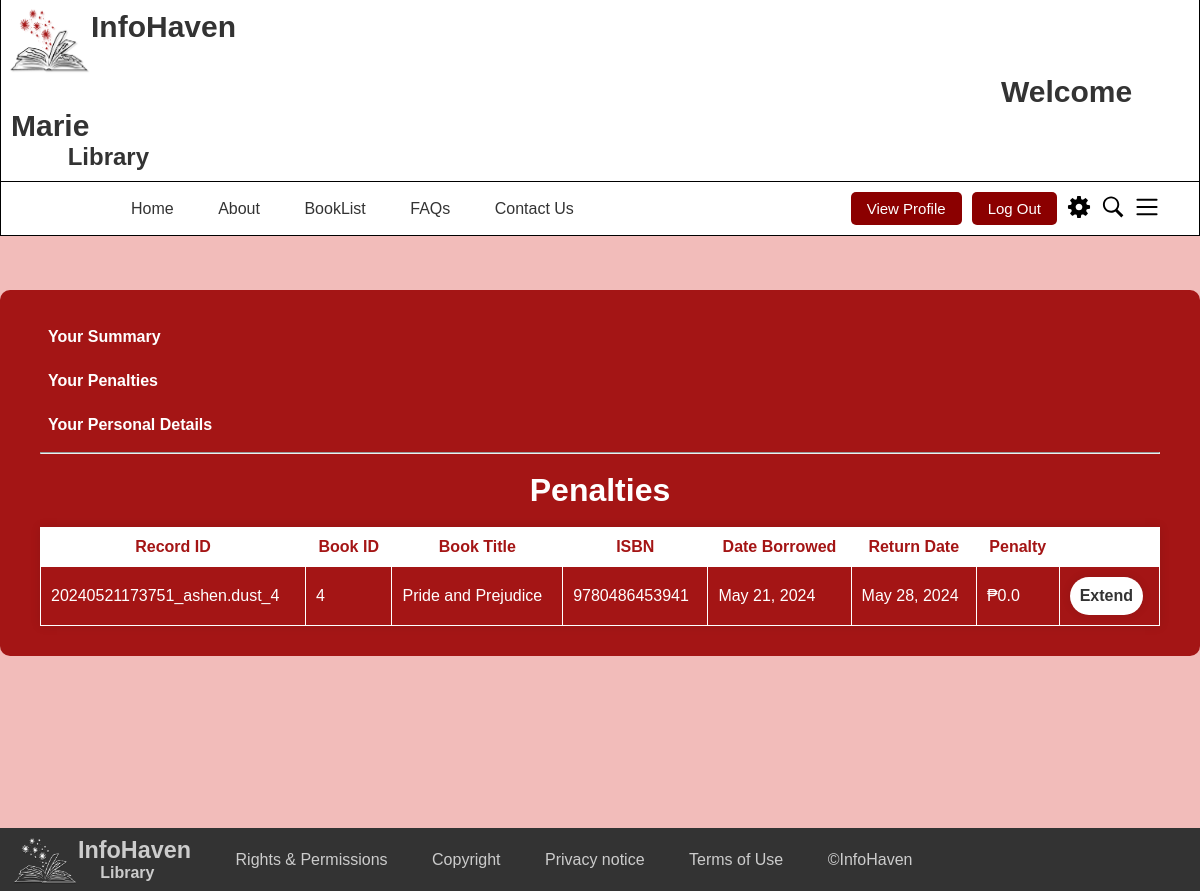
Page /Penalties (signed in) on the committed database.
### InfoHaven_App/models.py (models this page shows, shortened)
class BorrowingRecord(models.Model):
    Record_ID = models.CharField(primary_key=True, unique=True, max_length=50)
    book_id = models.ForeignKey('Book', on_delete=models.PROTECT)
    Member_ID = models.CharField(max_length=50)
    date_borrowed = models.DateField(default=None)
    return_date = models.DateField(default=None)
    date_returned = models.DateField(null=True, blank=True)
    penalty = models.DecimalField(max_digits=5, decimal_places=2, default=0.00)
    isReturned = models.IntegerField(default=0)
    isAccepted = models.IntegerField(default=0)
    isRequested = models.IntegerField(default=0)
    def calculate_money_penalty(self):
        if not self.isReturned and self.return_date:
            days_overdue = (date.today() - self.return_date).days
            if days_overdue > 0:
                self.penalty = days_overdue * 20.00
            else:
                self.penalty = 0.00
        else:
            self.penalty = 0.00

class Book(models.Model):
    book_id = models.CharField(primary_key=True, unique=True, max_length=50)
    author_id = models.CharField(max_length=50)
    title = models.CharField(max_length=255)
    summary = models.TextField(null=True, blank=True)
    author = models.CharField(max_length=255)
    publisher = models.CharField(max_length=255)
    classification = models.CharField(max_length=255)
    date_published = models.DateField()
    isbn = models.CharField(max_length=13, unique=True)
    status = models.CharField(max_length=50)
    borrower = models.CharField(max_length=50, blank=True, null=True)

### InfoHaven_App/views.py (the view)
# urls.py: path('Penalties', views.penalties, name='penalties'),
def penalties(request):
    if 'member_id' in request.session:
        member_id = request.session['member_id']
        member_borrowed_books = BorrowingRecord.objects.filter(Member_ID=member_id, isReturned=0, isAccepted=1)
        for record in member_borrowed_books:
            record.calculate_money_penalty()
        context = {
            'borrowed_books': member_borrowed_books,
        }
        return render(request, 'InfoHaven_App/penalties.html', context)
    return render(request, 'InfoHaven_App/penalties.html')

### templates/InfoHaven_App/penalties.html (shortened to what this page needs)
<!DOCTYPE html>
<html lang="en">
    <head>
          {% load static %}
          <link rel="stylesheet" href="{% static 'styles.css' %}">
      </head>
<body>
    <header style="padding: 0;">
        <div class="bordering2">
            <img src="{% static 'logo.png' %}" alt="logo" class="logo">
            <h1 class="element" style="padding-left: 10px; padding-top: 10px; font-size: 30px;">
                InfoHaven
                {% if request.session.member_type == 0 %}
                    <span style="padding-left: 990px;">Welcome {{ request.session.member_fname }}</span>
                {% else %}
                    <span style="padding-left: 990px;">Welcome Admin</span>
                {% endif %}
            </h1>
            <h2 class="element" style="padding-left: 40px; padding-bottom: 10px;">&nbsp;&nbsp;&nbsp;&nbsp;Library</h2>
        </div>
        <nav class="bordering">
            <ul class="menu">
                <li><a href="/Start_Logged">Home</a></li>
                <li><a href="/About">About</a></li>
                {% if request.session.member_type == 0 %}
                    <li><a href="/Dashboard">BookList</a></li>
                {% else %}
                    <li><a href="/DashboardAdmin">BookList</a></li>
                {% endif %}
                <li><a href="#faqs">FAQs</a></li>
                <li><a href="#contact">Contact Us</a></li>
            </ul>
            <div class="user-actions">
              <a href="/profile">
                  <button id="sign-in">View Profile</button>
              </a>
                <a href="/Logout">
                    <button id="sign-in">Log Out</button>
                </a>
                <div id="settings-icon">
                  <img src="{% static 'settings.svg' %}" alt="Settings Icon" id="settings-button">
              </div>
                <div id="search-icon">
                    <img src="{% static 'search.svg' %}" alt="Search Icon">
                </div>
                <div id="menu-icon">
                    <img src="{% static 'menu.svg' %}" alt="Menu Icon">
                </div>
            </div>
        </nav>
    </header>
    <main style="background-color: #F2BCBA; min-height: 74vh;">
        <br><br><br>
        <div class="dbu_wrapper" style="display: flex; flex-direction: column;">
            <ul class="link-list">
                <li class="list-item">
                    <a href="/profile" class="list-link">Your Summary</a>
                </li>
                <li class="list-item">
                    <a href="/Penalties" class="list-link">Your Penalties</a>
                </li>
                <li class="list-item">
                    <a href="#" class="list-link">Your Personal Details</a>
                </li>
            </ul>
            <hr><br>
            <h1 style="align-self: center;">Penalties</h1>
          <br>
          <table class="table table-striped table-bordered table-hover center">
              <thead>
                  <tr>
                      <th>Record ID</th>
                      <th>Book ID</th>
                      <th>Book Title</th>
                      <th>ISBN</th>
                      <th>Date Borrowed</th>
                      <th>Return Date</th>
                      <th>Penalty</th>
                      <th></th>
                  </tr>
              </thead>
              <tbody>
                  {% for record in borrowed_books %}
                      <tr>
                          <td>{{ record.Record_ID }}</td>
                          <td>{{ record.book_id.book_id }}</td>
                          <td>{{ record.book_id.title }}</td>
                          <td>{{ record.book_id.isbn }}</td>
                          <td>{{ record.date_borrowed }}</td>
                          <td>{{ record.return_date }}</td>
                          <td>₱{{ record.penalty }}</td>
                          <td>
                                <button class="btn" onclick="confirmExtension('{{ record.Record_ID }}', '{{record.penalty}}')">Extend</button>
                          </td>
                      </tr>
                      {% empty %}
                       <tr>
                        <td colspan="8">No Penalties</td>
                       </tr>
                   {% endfor %}
              </tbody>
          </table>
    </div>
      </main>
      <footer>
        <img src="{% static 'imglogo2.png' %}" alt="Image logo" style="width: 70px; height: 55px; float: left; margin-top: -5px; margin-left: 8px;">
        <div>
            <div class="library-name">
            <h3 class="element">InfoHaven</h3><h4 class="element" style="font-size:medium;">&nbsp;&nbsp;&nbsp;&nbsp;&nbsp;Library</h4>
            </div>
            <ul class="footer-links">
                <li><a href="#">Rights & Permissions</a></li>
                <li><a href="#">Copyright</a></li>
                <li><a href="#">Privacy notice</a></li>
                <li><a href="#">Terms of Use</a></li>
                <li><a href="#">&#169;InfoHaven</a></li>
            </ul>
        </div>
    </footer>
</body>
</html>

### static/styles.css (style rules this page uses)
body { font-family: Arial, sans-serif; margin: 0; padding: 0; }
nav { display: flex; justify-content: space-between; align-items: center; margin: 0 auto; padding: 0 20px; }
footer { background-color: #333; color: #CCC; padding: 9px 0; }
.logo { width: 90px; height: 75px; float: left; }
.element { margin: 0; padding: 0; }
.bordering { padding: 10px; border-top: none; border-right: 1px solid black; border-bottom: 1px solid black; border-left: 1px solid black; }
.bordering2 { border-top: none; border-right: 1px solid black; border-bottom: 1px solid black; border-left: 1px solid black; }
.menu { list-style-type: none; padding: 0; margin-left: 100px; }
.menu li { display: inline; margin-left: 20px; margin-right: 20px; }
.menu li a { text-decoration: none; color: #333; }
.user-actions { display: flex; align-items: center; margin-right: 20px; }
.library-name, .footer-links { display: inline-block; vertical-align: middle; margin: 0; }
.library-name { font-size: 20px; margin-right: 20px; }
.footer-links { list-style: none; padding: 0; }
.footer-links li { margin-right: 20px; display: inline; margin-left: 20px ; }
.footer-links a { color: #CCC; text-decoration: none; }
#sign-up, #sign-in { margin-right: 10px; background-color: darkred; color: #fff; border: none; padding: 8px 16px; cursor: pointer; border-radius: 5px; font-size: 15px; }
#search-icon { margin-right: 10px; cursor: pointer; }
#search-icon img { width: 24px; height: 24px; }
#menu-icon { margin-right: 10px; cursor: pointer; }
#menu-icon img { width: 24px; height: 24px; }
* { margin: 0; padding: 0; box-sizing: border-box; font-family: "Poppins", sans-serif; }
body { justify-content: center; align-items: center; min-height: 100vh; background-size: cover; background-position: center; }
header { color: #333; background-color: #fff; padding: 10px 0; }
.dbu_wrapper { width: 100%; margin-right: auto; margin-left: auto; background: #a41515; color: #fff; border-radius: 10px; padding: 30px 40px; min-width: 500px; }
.dbu_wrapper .btn { background: #fff; border: none; outline: none; border-radius: 40px; box-shadow: 0 0 10px rgba(0, 0, 0, .1); cursor: pointer; font-size: 16px; color: #333; font-weight: 600; padding: 10px; text-decoration: none; }
.table { width: 100%; border-collapse: collapse; box-shadow: 0px 0px 10px 0px rgba(0,0,0,0.1); }
.table th { background-color: white; color: #a41515; padding: 10px; border: 1px solid white; width: auto; height: auto; }
.table td { padding: 10px; border: 1px solid white; }
.center { margin-left: auto; margin-right: auto; }

### templates/InfoHaven_App/penalties.html (style rules this page uses)
body { background-size: cover; background-repeat: no-repeat; background-attachment: fixed; }
#settings-icon { position: relative; display: inline-block; }
#settings-button { cursor: pointer; width: 24px; height: 24px; margin-right: 10px; }
.link-list { list-style-type: none; padding: 0; margin: 0; }
.list-item { margin-bottom: 10px; }
.list-link { text-decoration: none; color: white; font-weight: bold; display: block; padding: 8px; border-radius: 5px; transition: background-color 0.3s ease; }

### rows in the picture
BorrowingRecord: Record_ID "20240521173751_ashen.dust_4", book_id.book_id "4", book_id "Pride and Prejudice", book_id.isbn "9780486453941", date_borrowed "May 21, 2024", return_date "May 28, 2024", penalty "0.0"

### other values in the picture
{{ request.session.member_fname }} "Marie"
